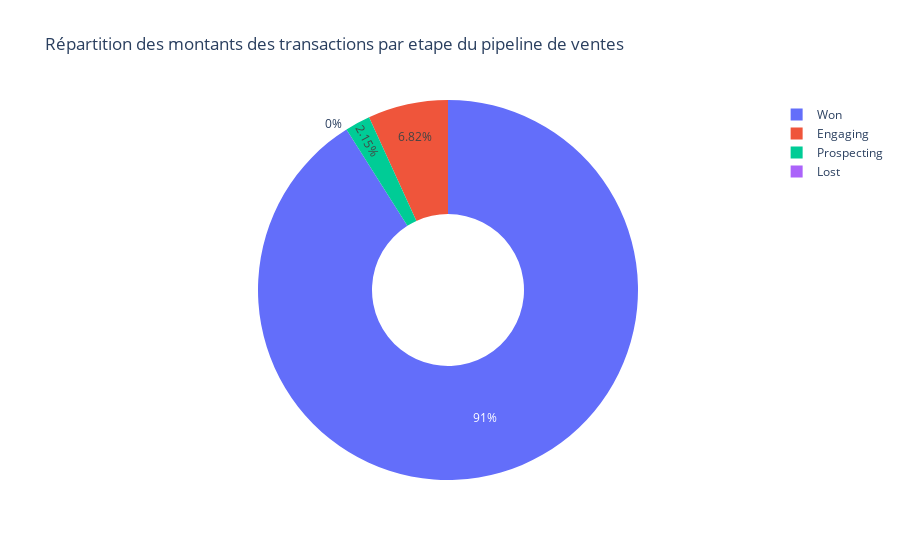

Notebook code for this chart:
### Code cell
fig = px.pie(
    Mt_de_trans_par_deal_stage.reset_index(),
    names='deal_stage',
    values='close_value',
    title="Répartition des montants des transactions par etape du pipeline de ventes  ",
    hole=0.4, 
    labels={'deal_stage': 'Étape du pipeline', 'close_value': 'Montant total'}
)
fig.show()

### Figure 1 — Plotly figure (JSON) as saved in the notebook; plotly's stock layout.template omitted (floating-point values rounded to 4 significant figures)
{"data": [{"domain": {"x": [0, 1], "y": [0, 1]}, "hole": 0.4, "hovertemplate": "Étape du pipeline=%{label}<br>Montant total=%{value}<extra></extra>", "labels": ["Engaging", "Lost", "Prospecting", "Won"], "legendgroup": "", "name": "", "showlegend": true, "type": "pie", "values": [750008, 0, 236000, 10005534]}], "layout": {"legend": {"tracegroupgap": 0}, "title": {"text": "Répartition des montants des transactions par etape du pipeline de ventes  "}}}
